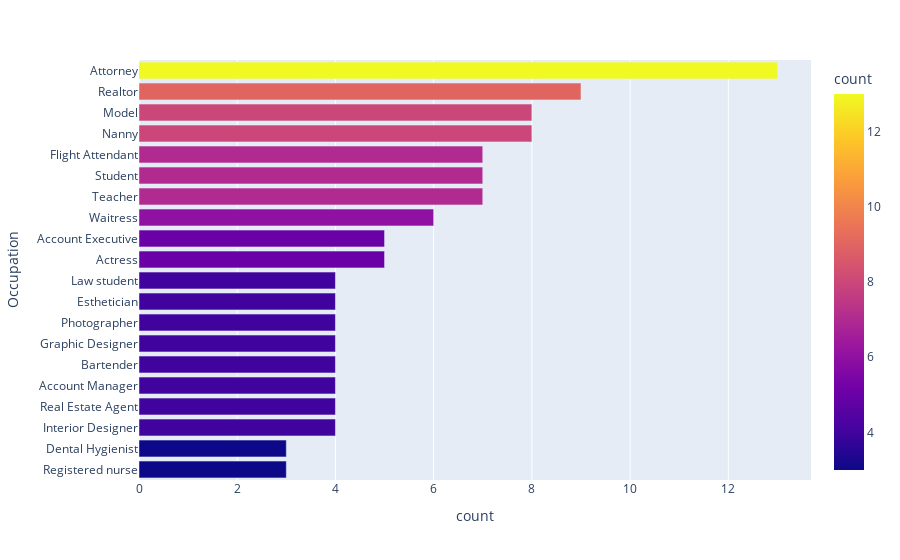

Notebook code cell kept with this figure:
### Code cell
fig = px.bar(work, x=work['count'], y=work['Occupation'], orientation='h', color=work['count'])
fig.show()

### Figure 1 — Plotly figure (JSON) as saved in the notebook; plotly's stock layout.template omitted (floating-point values rounded to 4 significant figures)
{"data": [{"hovertemplate": "count=%{marker.color}<br>Occupation=%{y}<extra></extra>", "legendgroup": "", "marker": {"color": [3, 3, 4, 4, 4, 4, 4, 4, 4, 4, 5, 5, 6, 7, 7, 7, 8, 8, 9, 13], "coloraxis": "coloraxis", "pattern": {"shape": ""}}, "name": "", "orientation": "h", "showlegend": false, "textposition": "auto", "type": "bar", "x": [3, 3, 4, 4, 4, 4, 4, 4, 4, 4, 5, 5, 6, 7, 7, 7, 8, 8, 9, 13], "xaxis": "x", "y": ["Registered nurse", "Dental Hygienist", "Interior Designer", "Real Estate Agent", "Account Manager", "Bartender", "Graphic Designer", "Photographer", "Esthetician", "Law student", "Actress", "Account Executive", "Waitress", "Teacher", "Student", "Flight Attendant", "Nanny", "Model", "Realtor", "Attorney"], "yaxis": "y"}], "layout": {"barmode": "relative", "coloraxis": {"colorbar": {"title": {"text": "count"}}, "colorscale": [[0, "#0d0887"], [0.1111, "#46039f"], [0.2222, "#7201a8"], [0.3333, "#9c179e"], [0.4444, "#bd3786"], [0.5556, "#d8576b"], [0.6667, "#ed7953"], [0.7778, "#fb9f3a"], [0.8889, "#fdca26"], [1, "#f0f921"]]}, "legend": {"tracegroupgap": 0}, "margin": {"t": 60}, "xaxis": {"anchor": "y", "domain": [0, 1], "title": {"text": "count"}}, "yaxis": {"anchor": "x", "domain": [0, 1], "title": {"text": "Occupation"}}}}
